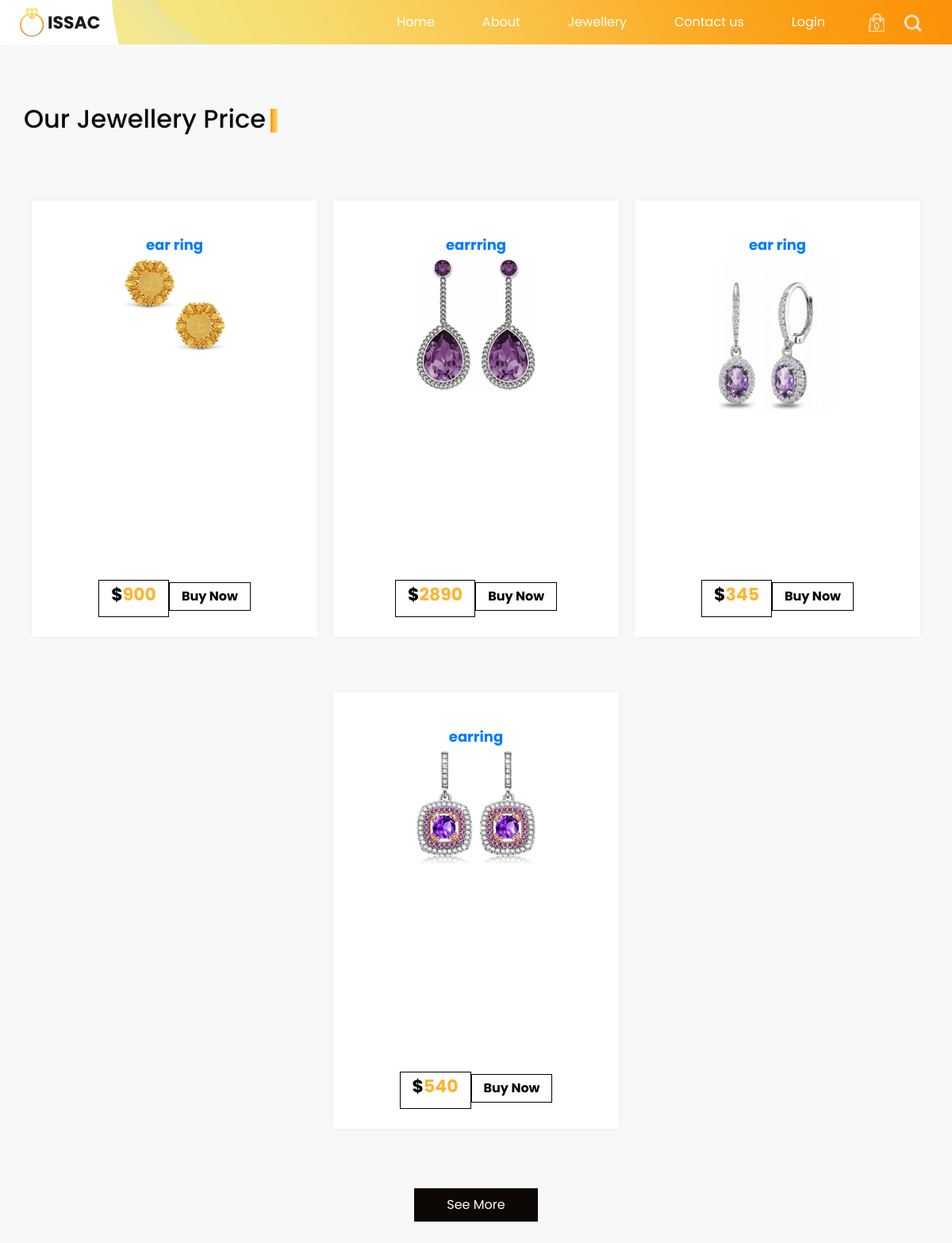
Screenshot of /earrings with the database file from the repository.
### app/models.py (models this page shows)
class items(models.Model):
    name = models.CharField(max_length=15)
    price = models.IntegerField()
    desc = models.CharField(max_length=150)
    image = models.ImageField(upload_to='static/new',null=True,blank=True)
    type = models.CharField(choices=ITEM_CHOICES,max_length=20)

### app/views.py (the view)
# urls.py: path('earrings',views.earrings,name='earrings'),
def earrings(request):
    earrings = items.objects.filter(type='earrings')
    return render(request,'earrings.html',{"earring":earrings})

### templates/earrings.html (shortened to what this page needs)
<!DOCTYPE html>
<html>
<head>
  {% load static %}
  <link rel="stylesheet" type="text/css"
    href="https://cdnjs.cloudflare.com/ajax/libs/OwlCarousel2/2.1.3/assets/owl.carousel.min.css" />
  <link rel="stylesheet" type="text/css" href="{% static 'css/bootstrap.css' %}" />
  <link href="{% static 'css/style.css' %}" rel="stylesheet" />
  <link href="{% static 'css/responsive.css' %}" rel="stylesheet" />
</head>
<body class="sub_page">
  <div class="hero_area">
    <header class="header_section">
      <div class="container-fluid">
        <nav class="navbar navbar-expand-lg custom_nav-container ">
          <a class="navbar-brand" href="index.html">
            <img src="images/logo.png" alt="">
            <span>
              ISSAC
            </span>
          </a>
          <div class="collapse navbar-collapse" id="navbarSupportedContent">
            <div class="d-flex ml-auto flex-column flex-lg-row align-items-center">
              <ul class="navbar-nav  ">
                <li class="nav-item active">
                  <a class="nav-link" href="{% url 'index' %}">Home <span class="sr-only">(current)</span></a>
                </li>
                <li class="nav-item">
                  <a class="nav-link" href="{% url 'about' %}"> About</a>
                </li>
                <li class="nav-item">
                  <a class="nav-link" href="{% url 'jewellery' %}">Jewellery </a>
                </li>
                <li class="nav-item">
                  <a class="nav-link" href="{% url 'contact' %}">Contact us</a>
                </li>
                <li class="nav-item">
                  <a class="nav-link" href="{% url 'login' %}">Login</a>
                </li>
              </ul>
            </div>
            <div class="quote_btn-container ">
              <a href="">
                <img src="images/cart.png" alt="">
                <div class="cart_number">
                  0
                </div>
              </a>
              <form class="form-inline">
                <button class="btn  my-2 my-sm-0 nav_search-btn" type="submit"></button>
              </form>
            </div>
          </div>
        </nav>
      </div>
    </header>
  </div>
  <section class="price_section layout_padding">
    <div class="container">
      <div class="heading_container">
        <h2>
          Our Jewellery Price
        </h2>
      </div>
      <div class="price_container">
    {% for i in earring %}
    <a href="{% url 'productview' i.id %}">
    <div class="box">
      <div class="name">
        <h6>
          {{i.name}}
        </h6>
      </div>
      <div class="img-box">
        <img src="{{i.image.url}}" alt="">
      </div>
      <div class="detail-box">
        <h5>
          $<span>{{i.price}}</span>
        </h5>
        <a href="">
          Buy Now
        </a>
      </div>
    </div>
    </a>
    {% endfor %}
      </div>
    <div class="d-flex justify-content-center">
      <a href="" class="price_btn">
        See More
      </a>
    </div>
    </section>
    </body>
</html>

### static/css/style.css (style rules this page uses)
body { font-family: "Poppins", sans-serif; color: #0c0c0c; background-color: #ffffff; }
.layout_padding { padding: 75px 0; }
.heading_container { display: -webkit-box; display: -ms-flexbox; display: flex; }
.heading_container h2 { position: relative; }
.heading_container h2::before { content: ""; position: absolute; width: 9px; height: 30px; top: 14%; right: -15px; background: -webkit-gradient(linear, left top, right top, from(#fb930a), to(#f5e47b)); background: linear-gradient(to right, #fb930a, #f5e47b); }
.hero_area { height: 100vh; position: relative; background-image: url(../images/hero-bg.png); background-size: cover; background-position: bottom right; background-repeat: no-repeat; }
.sub_page .hero_area { height: auto; background-position: top right; }
.header_section .container-fluid { padding-right: 25px; padding-left: 25px; }
.custom_nav-container.navbar-expand-lg .navbar-nav .nav-link { padding: 10px 30px; color: #ffffff; text-align: center; }
a, a:hover, a:focus { text-decoration: none; }
.btn, .btn:focus { outline: none !important; -webkit-box-shadow: none; box-shadow: none; }
.custom_nav-container .nav_search-btn { background-image: url(../images/search-icon.png); background-size: 22px; background-repeat: no-repeat; background-position-y: 7px; width: 35px; height: 35px; padding: 0; border: none; }
.navbar-brand { display: -webkit-box; display: -ms-flexbox; display: flex; -webkit-box-align: center; -ms-flex-align: center; align-items: center; }
.navbar-brand img { width: 30px; margin-right: 5px; }
.navbar-brand span { font-size: 22px; font-weight: 700; color: #191919; text-transform: uppercase; }
.custom_nav-container { z-index: 99999; padding: 5px 0; }
.quote_btn-container { display: -webkit-box; display: -ms-flexbox; display: flex; -webkit-box-align: center; -ms-flex-align: center; align-items: center; }
.quote_btn-container a { color: #000000; position: relative; }
.quote_btn-container a .cart_number { position: absolute; top: 68%; left: 50%; -webkit-transform: translate(-50%, -50%); transform: translate(-50%, -50%); color: #ffffff; font-size: 12px; }
.quote_btn-container a img { width: 20px; margin: 0 25px; }
.price_section { background-color: #f8f8f8; }
.price_section .price_container { display: -webkit-box; display: -ms-flexbox; display: flex; -webkit-box-pack: center; -ms-flex-pack: center; justify-content: center; padding: 40px 0; -ms-flex-wrap: wrap; flex-wrap: wrap; }
.price_section .price_container .box { min-width: 300px; max-width: 360px; height: 550px; display: -webkit-box; display: -ms-flexbox; display: flex; -webkit-box-orient: vertical; -webkit-box-direction: normal; -ms-flex-direction: column; flex-direction: column; -webkit-box-align: center; -ms-flex-align: center; align-items: center; -webkit-box-pack: justify; -ms-flex-pack: justify; justify-content: space-between; margin: 35px 10px; padding: 45px 0 25px 0; text-align: center; background-color: #ffffff; -webkit-box-shadow: 0px 0px 6px 0 rgba(0, 0, 0, 0.05); box-shadow: 0px 0px 6px 0 rgba(0, 0, 0, 0.05); -webkit-box-flex: 1; -ms-flex-positive: 1; flex-grow: 1; }
.price_section .price_container .box .img-box { width: 100%; display: -webkit-box; display: -ms-flexbox; display: flex; -webkit-box-pack: center; -ms-flex-pack: center; justify-content: center; }
.price_section .price_container .box .img-box img { width: 150px; }
.price_section .price_container .box h6 { font-weight: bold; font-size: 18px; }
.price_section .price_container .box .detail-box h5 { text-transform: uppercase; font-weight: bold; font-size: 22px; }
.price_section .price_container .box .detail-box h5 span { color: #fbb534; }
.price_section .price_container .box .detail-box a { display: inline-block; padding: 5px 15px; border: 1px solid #000000; font-weight: bold; color: #000000; margin-top: 15px; }
.price_section .price_btn { display: inline-block; padding: 8px 40px; background-color: #0d0806; border: 1px solid #0d0806; color: #ffffff; border-radius: 0; }

### static/css/responsive.css (style rules this page uses)
@media (min-width: 1200px) { .container { max-width: 1170px; } }

### rows the page displays
items: name "ear ring", image (picture), price "900"
items: name "earrring", image (picture), price "2890"
items: name "ear ring", image (picture), price "345"
items: name "earring", image (picture), price "540"
